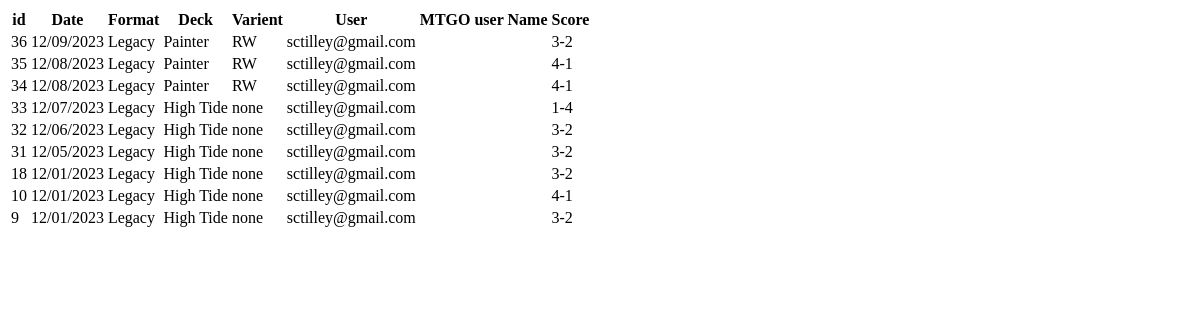
/leaguetable/, run on an earlier commit of the app's database.
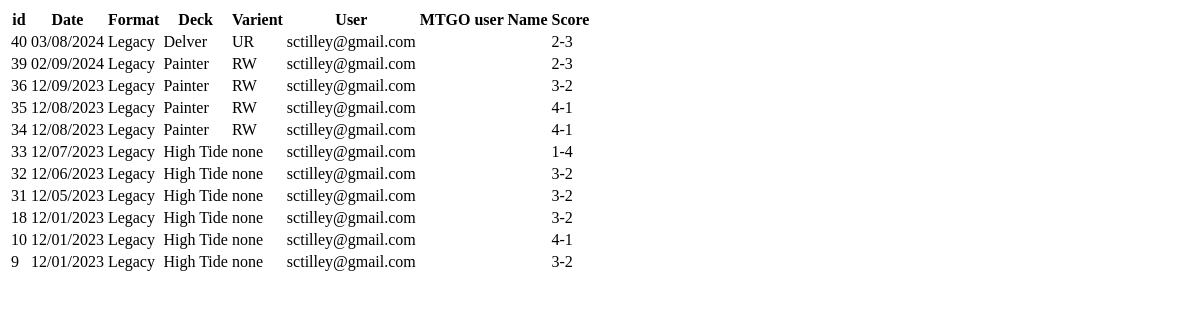
And on a later commit of the database.
### core/models.py (models this page shows, shortened)
class League(models.Model):
    mtgFormat = models.ForeignKey(MtgFormat, null=True, on_delete=models.CASCADE, related_name="mformat")
    user = models.ForeignKey(CustomUser, null=True, on_delete=models.CASCADE)
    dateCreated = models.DateTimeField(default=timezone.now)
    myDeck = models.ForeignKey(Deck, null=True, on_delete=models.CASCADE, related_name="mydeckl")
    myFlavor = models.ForeignKey(Flavor, null=True, default=None, on_delete=models.CASCADE, related_name="myflavorl")
    isFinished = models.BooleanField('finished', default=False)

class MtgFormat(models.Model):
    name = models.CharField(max_length=200)
    def __str__(self):
        return self.name

class Deck(models.Model):
    name = models.CharField(verbose_name="deck name", max_length=25)
    mtgFormat = models.ForeignKey(MtgFormat, null=True, on_delete=models.CASCADE)
    archetype = models.ForeignKey(Archetype, null=True, on_delete=models.CASCADE)
    dateCreated = models.DateTimeField(default=timezone.now)
    def __str__(self):
        return str(self.name)

class Flavor(models.Model):
    name = models.CharField(max_length=30, default='none')
    deck = models.ForeignKey(Deck, null=True, on_delete=models.CASCADE, related_name="flavors")
    isdefault = models.BooleanField('default', default=False)
    def __str__(self):
        return f'{self.name}'

### users/models.py (models this page shows)
class CustomUser(AbstractUser):
    username = None
    email = models.EmailField(_("email address"), unique=True)
    USERNAME_FIELD = "email"
    REQUIRED_FIELDS = []
    objects = CustomUserManager()
    def __str__(self):
        return self.email

### core/views.py (the view)
# urls.py: path('leaguetable/', views.leaguetable, name='leaguetable'),
def leaguetable(request):
    Leagues = League.objects.filter(isFinished=1).annotate(wins=Count("matches", filter=Q(matches__didjawin=1))).order_by("-dateCreated")
    context = {
    'Leagues': Leagues,
    }
    return render(request, 'core/partials/stats/leaguetable.html', context)

### core/templates/core/partials/stats/leaguetable.html (shortened to what this page needs)
{% load static %}
<table class="stable" id="allleaguestable">
    <thead>
      <tr>
        <th>id </th>
        <th>Date </th>
        <th>Format </th>
        <th>Deck </th>
        <th>Varient </th>
        <th>User </th>
        <th>MTGO user Name </th>
        <th>Score </th>
      </tr>
    </thead>
    <tbody>
      {% for league in Leagues %}
      <tr>
        <td>{{league.id}}</td>
        <td>{{league.dateCreated|date:"SHORT_DATE_FORMAT"}}</td>
        <td>{{league.mtgFormat}}</td>
        <td>{{league.myDeck}}</td>
        <td>{{league.myFlavor}}</td>
        <td>{{league.user}}</td>
        <td>{{league.mtgoUserName}}</td>
        <td>
          {% if league.wins == 5 %}
          5-0
          {% elif league.wins == 4 %}
              4-1
          {% elif league.wins == 3 %}
              3-2
          {% elif league.wins == 2 %}
              2-3
          {% elif league.wins == 1 %}
              1-4
          {% elif league.wins == 0 %}
              0-5
          {% else %}
              {{league.wins}}
          {% endif %}
        </td>
      </tr>
      {% endfor %}
    </tbody>
</table>

What changed in the data, as far as the page shows it:
added League: id "40", dateCreated "03/08/2024", mtgFormat "Legacy", myDeck "Delver", myFlavor "UR", user "sctilley@gmail.com", shows "2-3"
now on this page (row edited): League: id "39", dateCreated "02/09/2024", mtgFormat "Legacy", myDeck "Painter", myFlavor "RW", user "sctilley@gmail.com", shows "2-3"
